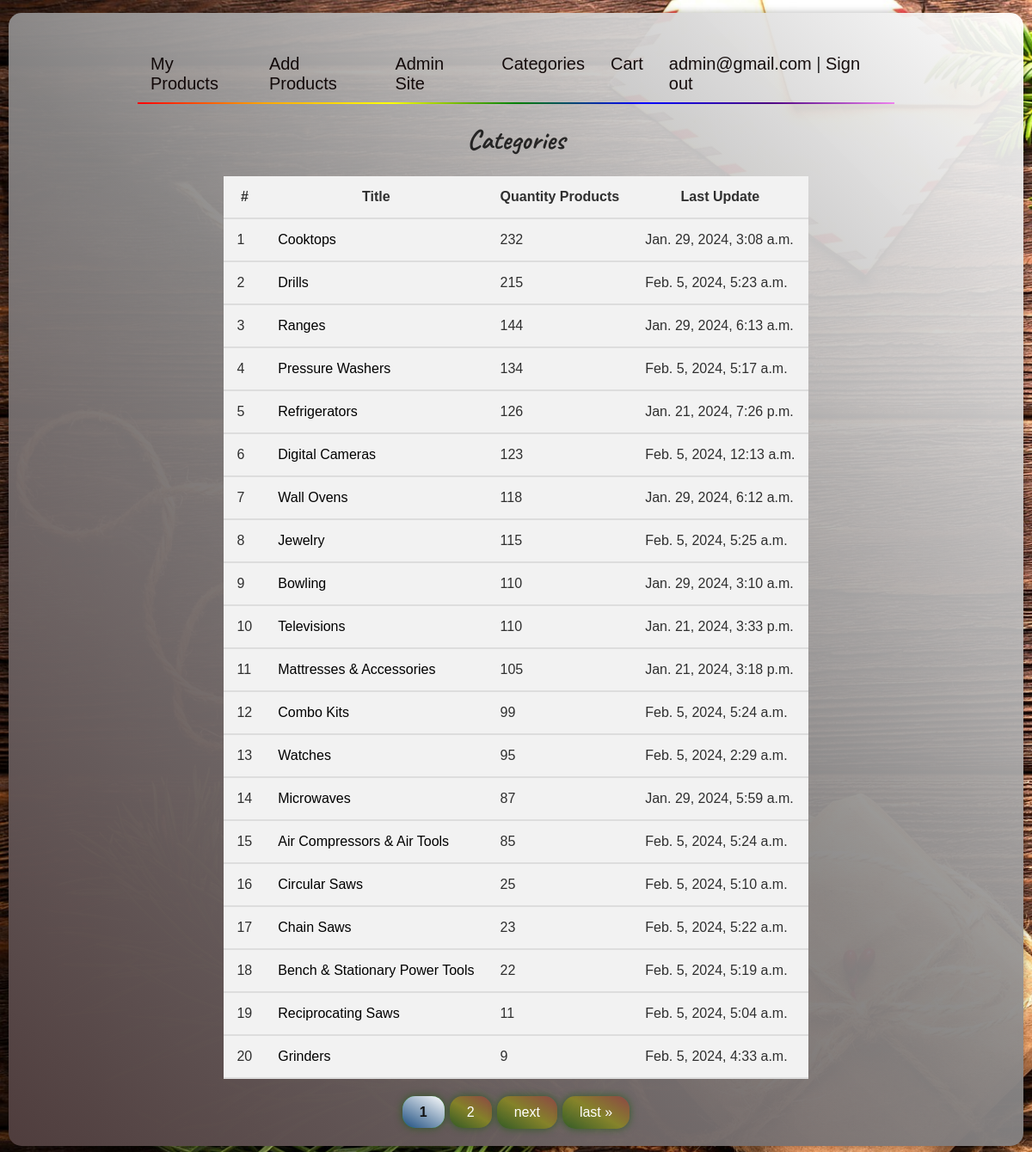
Screenshot of /products/category/ (signed in) with the database file from the repository.
### apps/users/models.py (models this page shows, shortened)
class User(TimestampMixin, PermissionsMixin, AbstractBaseUser):
    EMAIL_FIELD = 'email'
    USERNAME_FIELD = 'email'
    REQUIRED_FIELDS = []
    username_validator = UnicodeUsernameValidator()
    email = models.EmailField(_('email address'), unique=True)
    first_name = models.CharField(_('first name'), max_length=150)
    last_name = models.CharField(_('last name'), max_length=150)
    username = models.CharField(
        _('username'),
        max_length=150,
        help_text=_(
            'Required. 150 characters or fewer. Letters, digits and @/./+/-/_ only.'
        ),
        validators=[username_validator],
        error_messages={
            'unique': _('A user with that username already exists.'),
        },
    )
    is_staff = models.BooleanField(
        _('staff status'),
        default=False,
        help_text=_('Designates whether the user can log into this admin site.'),
    )
    is_active = models.BooleanField(
        _('active'),
        default=True,
        help_text=_(
            'Designates whether this user should be treated as active. '
            'Unselect this instead of deleting accounts.'
        ),
    )
    date_joined = models.DateTimeField(_('date joined'), default=timezone.now)
    is_email_verified = models.BooleanField(_('email verified'), default=False)
    objects = UserManager()
    class Meta:
        db_table = 'user'
        verbose_name = _('user')
        verbose_name_plural = _('users')

### apps/products/models/category.py (models this page shows, shortened)
class Category(TimestampMixin, models.Model):
    name = models.CharField(_('name'), max_length=200)
    slug = models.SlugField(_('slug'), max_length=250)
    def get_absolute_url(self):
        return reverse('products:by_category', kwargs={'cat_slug': self.slug})
    class Meta:
        db_table = 'category'
        verbose_name = _('Category')
        verbose_name_plural = _('Categories')

### apps/products/views/category.py (the view)
# urls.py: path('category/', views.CategoryListView.as_view(), name='categories'),
class CategoryListView(ListView):
    model = Category
    template_name = 'products/categories.html'
    context_object_name = 'list_categories'
    extra_context = {'title': _('Categories')}
    paginate_by = 20
    def get_queryset(self):
        return Category.objects.annotate(total_products_count=Count('products')).order_by('-total_products_count')

### apps/products/templatetags/category_tags.py (called while the page is built)
@register.simple_tag()
def show_categories():
    return (Category.objects
            .annotate(total_products_count=Count('products'))
            .filter(total_products_count__gte=5)
            .order_by('-total_products_count')
            )

@register.simple_tag(takes_context=True)
def change_params(context, **kwargs):
    query = context['request'].GET.dict()
    query.update(kwargs)
    return urlencode(query)

### templates/products/categories.html (shortened to what this page needs)
{% extends "base.html" %}
{% block content %}
    <div class="products-wrapper">
        <h1>{{ title }}</h1>
        {% if list_categories %}
            <table class="products">
                <thead>
                <tr>
                    <th>#</th>
                    <th>Title</th>
                    <th>Quantity Products</th>
                    <th>Last Update</th>
                </tr>
                </thead>
                <tbody class="products-text">
                {% for category in list_categories %}
                    <tr>
                        <td>{{ page_obj.start_index|add:forloop.counter0 }}</td>
                        <td><a href="{{ category.get_absolute_url }}">{{ category.name }}</a></td>
                        <td>{{ category.total_products_count }}</td>
                        <td>{{ category.updated_at }}</td>
                    </tr>
                {% endfor %}
                </tbody>
            </table>
        {% else %}
            <h3>There are no categories yet</h3>
        {% endif %}
        {% include 'inc/pagination.html' %}
    </div>
{% endblock %}

### templates/inc/navigation.html (shortened to what this page needs)
{% load category_tags %}
<div class="menu-wrapper">
    <ul class="menu">
        <li><a href="{% url 'products:my_products' %}">My Products</a></li>
        {% if user.is_superuser %}
            <li><a href="{% url 'products:add_products' %}">Add Products</a></li>
            <li><a href="{% url 'admin:index' %}" target="_blank">Admin Site</a></li>
        {% endif %}
        <li class="dropdown">
            <a href="{% url 'products:categories' %}">Categories</a>
            {% show_categories as categories %}
        </li>
        {% if user.is_authenticated %}
            <li><a href="{% url 'carts:show_carts' %}">Cart</a></li>
        {% endif %}
        <div class="user-section">
            {% if user.is_authenticated %}
                <li>
                    <a href="{% url 'users:profile' %}">
                        {% if user.username %}
                            {{ user.username|title }}
                        {% else %}
                            {{ user.email }}
                        {% endif %}
                    </a> |
                    <a href="{% url 'users:logout' %}">Sign out</a>
                </li>
            {% else %}
                <li>
                    <a href="{% url 'users:login' %}">Sign in</a> | <a href="{% url 'users:registration' %}">Sign up</a>
                </li>
            {% endif %}
        </div>
    </ul>
</div>
<div class="colored-border"></div>

### static/main/css/body_styles.css (style rules this page uses)
body { background: url('../images/background-body.jpg') no-repeat fixed; background-size: cover; scroll-behavior: smooth; }
.body-wrapper h1 { text-align: center; font-family: 'Caveat', cursive; }

### static/main/css/menu_styles.css (style rules this page uses)
.menu-wrapper { display: flex; justify-content: center; font-family: espiritu, sans-serif; font-style: normal; font-weight: 400; }
ul.menu { width: 80%; display: flex; list-style-type: none; margin: 20px 0 30px 0; padding: 5px; }
.colored-border { width: 80%; display: flex; margin-left: auto; margin-right: auto; height: 2px; background: linear-gradient(to right, red, orange, yellow, green, blue, indigo, violet); margin-top: -30px; }
ul.menu li { margin: 3px 15px; padding-bottom: 2px; font-size: 20px; }
ul.menu a { text-decoration: none; color: rgba(10, 0, 0, 0.94); transition: color 0.3s; }
.user-section { display: flex; align-items: center; margin-left: auto; }
.dropdown { display: inline-block; }

### static/products/css/products_styles.css (style rules this page uses)
.products-wrapper { max-width: 100%; }
table.products { border-collapse: collapse; margin-top: 20px; }
table.products th, td { padding: 15px; border-bottom: 2px solid #ddd; }
table.products th, td { background-color: #f2f2f2; }
table.products a { text-decoration: none; color: black; display: inline-block; transition: color 0.3s, transform 0.3s; }

### rows the page displays
User: email "admin@gmail.com"
Category: start_index|add "1", name "Cooktops", total_products_count "232", updated_at "Jan. 29, 2024, 3:08 a.m."
Category: start_index|add "2", name "Drills", total_products_count "215", updated_at "Feb. 5, 2024, 5:23 a.m."
Category: start_index|add "3", name "Ranges", total_products_count "144", updated_at "Jan. 29, 2024, 6:13 a.m."
Category: start_index|add "4", name "Pressure Washers", total_products_count "134", updated_at "Feb. 5, 2024, 5:17 a.m."
Category: start_index|add "5", name "Refrigerators", total_products_count "126", updated_at "Jan. 21, 2024, 7:26 p.m."
Category: start_index|add "6", name "Digital Cameras", total_products_count "123", updated_at "Feb. 5, 2024, 12:13 a.m."
Category: start_index|add "7", name "Wall Ovens", total_products_count "118", updated_at "Jan. 29, 2024, 6:12 a.m."
Category: start_index|add "8", name "Jewelry", total_products_count "115", updated_at "Feb. 5, 2024, 5:25 a.m."
Category: start_index|add "9", name "Bowling", total_products_count "110", updated_at "Jan. 29, 2024, 3:10 a.m."
Category: start_index|add "10", name "Televisions", total_products_count "110", updated_at "Jan. 21, 2024, 3:33 p.m."
Category: start_index|add "11", name "Mattresses & Accessories", total_products_count "105", updated_at "Jan. 21, 2024, 3:18 p.m."
Category: start_index|add "12", name "Combo Kits", total_products_count "99", updated_at "Feb. 5, 2024, 5:24 a.m."
Category: start_index|add "13", name "Watches", total_products_count "95", updated_at "Feb. 5, 2024, 2:29 a.m."
Category: start_index|add "14", name "Microwaves", total_products_count "87", updated_at "Jan. 29, 2024, 5:59 a.m."
Category: start_index|add "15", name "Air Compressors & Air Tools", total_products_count "85", updated_at "Feb. 5, 2024, 5:24 a.m."
Category: start_index|add "16", name "Circular Saws", total_products_count "25", updated_at "Feb. 5, 2024, 5:10 a.m."
Category: start_index|add "17", name "Chain Saws", total_products_count "23", updated_at "Feb. 5, 2024, 5:22 a.m."
Category: start_index|add "18", name "Bench & Stationary Power Tools", total_products_count "22", updated_at "Feb. 5, 2024, 5:19 a.m."
Category: start_index|add "19", name "Reciprocating Saws", total_products_count "11", updated_at "Feb. 5, 2024, 5:04 a.m."
Category: start_index|add "20", name "Grinders", total_products_count "9", updated_at "Feb. 5, 2024, 4:33 a.m."

### other values shown
{{ title }} "Categories"
{{ page }} "1" "2"
